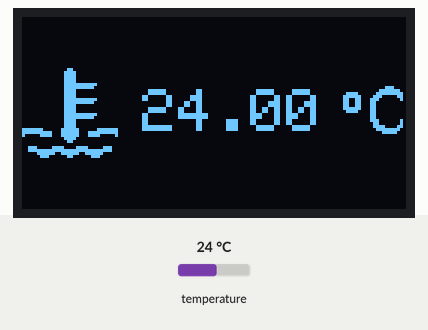
The sketch below on a simulated Arduino Uno, built with avr-gcc and run on an emulated ATmega328P. On the bench: 128×64 one-colour display. Inputs (shaded band) come from the test bench; at power-on: temperature 24 °C.

Above: at 2.3 s.
2.4 s: temperature set to 12 °C
At 5.0 s:
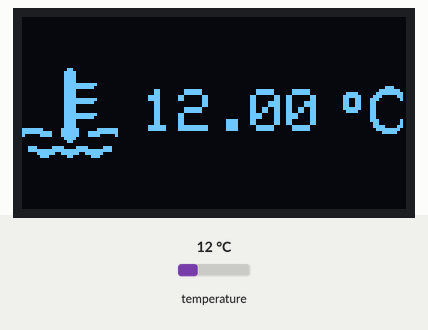
5.6 s: temperature set to 19 °C
At 7.2 s:
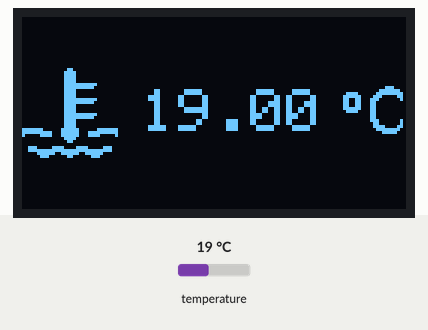
8.8 s: temperature set to 28 °C
At 11.6 s:
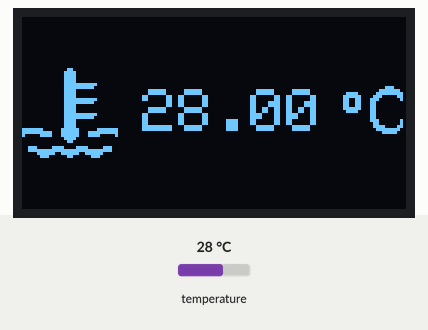
Timing chart, 0 to 13.1 s (numbered marks = the images above; inputs shaded):
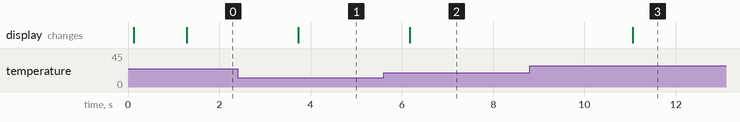

The sketch:

v1.ino
```cpp
#include <SPI.h>
#include <Wire.h>
#include <OneWire.h>
#include <Adafruit_GFX.h>
#include <Adafruit_SSD1306.h>
#include "DHT.h"
#define OLED_RESET 4
#define DHTPIN 8         // what pin we're connected to dht's data pin
#define DHTPIN_VDD 7     // what pin we're connected to dht's vcc pin
#define DHTPIN_GND 10     // what pin we're connected to dht's gnd pin
#define DHTTYPE DHT22
OneWire  ds(12);
DHT dht(DHTPIN, DHTTYPE, 6);
Adafruit_SSD1306 display(OLED_RESET);
float celsius=25;
const  unsigned char   PROGMEM bitmaptt [] = {
0x00, 0x00, 0x00, 0x00, 0x00, 0x03, 0xC0, 0x00, 0x00, 0x06, 0x60, 0x00, 0x00, 0x04, 0x20, 0x00,
0x00, 0x04, 0x20, 0x00, 0x00, 0x04, 0x20, 0x00, 0x00, 0x04, 0x20, 0x00, 0x00, 0x04, 0x20, 0x00,
0x00, 0x04, 0x20, 0x00, 0x00, 0x04, 0x20, 0x00, 0x00, 0x04, 0x20, 0x00, 0x00, 0x04, 0x20, 0x00,
0x00, 0x04, 0x20, 0x00, 0x00, 0x05, 0xA0, 0x00, 0x00, 0x05, 0xA0, 0x00, 0x00, 0x05, 0xA0, 0x00,
0x00, 0x05, 0xA0, 0x00, 0x00, 0x05, 0xA0, 0x00, 0x00, 0x05, 0xA0, 0x00, 0x00, 0x05, 0xA0, 0x00,
0x00, 0x05, 0xA0, 0x00, 0x00, 0x05, 0xA0, 0x00, 0x00, 0x05, 0xA0, 0x00, 0x00, 0x0D, 0xB0, 0x00,
0x00, 0x1B, 0xD0, 0x00, 0x00, 0x17, 0xE8, 0x00, 0x00, 0x17, 0xE8, 0x00, 0x00, 0x17, 0xE8, 0x00,
0x00, 0x17, 0xE8, 0x00, 0x00, 0x1B, 0xD8, 0x00, 0x00, 0x0C, 0x30, 0x00, 0x00, 0x07, 0xE0, 0x00


};
const unsigned char PROGMEM water [] = {
0x00, 0x00, 0x00, 0x00, 0x00, 0x01, 0x80, 0x00, 0x00, 0x03, 0xC0, 0x00, 0x00, 0x03, 0xC0, 0x00,
0x00, 0x07, 0xE0, 0x00, 0x00, 0x0F, 0xF0, 0x00, 0x00, 0x1F, 0xF8, 0x00, 0x00, 0x1F, 0xF8, 0x00,
0x00, 0x3B, 0xFC, 0x00, 0x00, 0x7B, 0xFE, 0x00, 0x00, 0x73, 0xFE, 0x00, 0x00, 0xE7, 0xFF, 0x00,
0x00, 0xE7, 0xFF, 0x00, 0x01, 0xC7, 0xFF, 0x80, 0x01, 0xCF, 0xFF, 0x80, 0x03, 0x8F, 0xFF, 0xC0,
0x03, 0x8F, 0xFF, 0xC0, 0x03, 0x0F, 0xFF, 0xC0, 0x07, 0x0F, 0xFF, 0xE0, 0x07, 0x1F, 0xFF, 0xE0,
0x07, 0x1F, 0xFF, 0xE0, 0x07, 0x1F, 0xFF, 0xE0, 0x07, 0x1F, 0xFF, 0xE0, 0x07, 0x1F, 0xFF, 0xE0,
0x03, 0x8F, 0xFF, 0xC0, 0x03, 0x8F, 0xFF, 0xC0, 0x01, 0xCF, 0xFF, 0x80, 0x01, 0xEF, 0xFF, 0x80,
0x00, 0xFF, 0xFF, 0x00, 0x00, 0x7F, 0xFE, 0x00, 0x00, 0x1F, 0xF8, 0x00, 0x00, 0x03, 0xC0, 0x00
};
const unsigned char PROGMEM C [] = {
0x00, 0x00, 0x00, 0x00, 0x00, 0x00, 0x00, 0x00, 0x00, 0x00, 0x00, 0xE0, 0x00, 0x03, 0xF8, 0x1E,
0x07, 0xFC, 0x3F, 0x0E, 0x0C, 0x33, 0x1C, 0x04, 0x33, 0x18, 0x00, 0x33, 0x18, 0x00, 0x3F, 0x18,
0x00, 0x1E, 0x18, 0x00, 0x00, 0x18, 0x00, 0x00, 0x18, 0x00, 0x00, 0x1C, 0x04, 0x00, 0x0C, 0x04,
0x00, 0x0F, 0x0C, 0x00, 0x07, 0xF8, 0x00, 0x01, 0xF0, 0x00, 0x00, 0x00, 0x00, 0x00, 0x00, 0x00,
0x00, 0x00, 0x00, 0x00, 0x00, 0x00, 0x00, 0x00,
};
const unsigned char PROGMEM Temperature_water_p [] = {
0x00, 0x00, 0x00, 0x00, 0x00, 0x01, 0x80, 0x00, 0x00, 0x03, 0xC0, 0x00, 0x00, 0x03, 0xC0, 0x00,
0x00, 0x03, 0xC0, 0x00, 0x00, 0x03, 0xC0, 0x00, 0x00, 0x03, 0xFF, 0x80, 0x00, 0x03, 0xFF, 0x00,
0x00, 0x03, 0xC0, 0x00, 0x00, 0x03, 0xC0, 0x00, 0x00, 0x03, 0xC0, 0x00, 0x00, 0x03, 0xFF, 0x80,
0x00, 0x03, 0xFF, 0x00, 0x00, 0x03, 0xC0, 0x00, 0x00, 0x03, 0xC0, 0x00, 0x00, 0x03, 0xC0, 0x00,
0x00, 0x03, 0xFF, 0x80, 0x00, 0x03, 0xFF, 0x00, 0x00, 0x03, 0xC0, 0x00, 0x00, 0x03, 0xC0, 0x00,
0x00, 0x03, 0xC0, 0x00, 0xFE, 0x07, 0xE0, 0x7F, 0xFF, 0xC7, 0xE3, 0xFF, 0x83, 0xC7, 0xE3, 0xC1,
0x00, 0x03, 0xC0, 0x00, 0x00, 0x01, 0x80, 0x00, 0x00, 0x00, 0x00, 0x00, 0x38, 0x3C, 0x3C, 0x1C,
0x3F, 0xFF, 0xFF, 0xFC, 0x07, 0xE7, 0xE7, 0xE0, 0x03, 0x81, 0x81, 0xC0, 0x00, 0x00, 0x00, 0x00

};

void setup()   {
   pinMode(DHTPIN_VDD, OUTPUT);
  pinMode(DHTPIN_GND, OUTPUT);
  digitalWrite(DHTPIN_VDD, HIGH);
  digitalWrite(DHTPIN_GND, LOW);
  delay(100);
  Serial.begin(9600);
  display.begin(SSD1306_SWITCHCAPVCC, 0x78 >> 1);
  display.clearDisplay();
  dht.begin();
  delay(1000);
}


void loop() {
//
//
//  display.clearDisplay();
//  float t = dht.readTemperature();
//  display.drawBitmap(0, 16,  bitmaptt, 32, 32,1);
//   display.drawBitmap(105, 20,  C, 24, 24,1);
//  display.setTextSize(2);display.setTextColor(WHITE);display.setCursor(40,24);
//  display.print(t);
//  display.display();
//  delay(2000);
  display.clearDisplay();
////float t = dht.readTemperature();
  Temperature_water();
  display.drawBitmap(0, 16,  Temperature_water_p, 32, 32,1);
   display.drawBitmap(105, 20,  C, 24, 24,1);
  display.setTextSize(2);display.setTextColor(WHITE);display.setCursor(40,24);
  display.print(celsius);
  display.display();
  delay(1000);
//  display.clearDisplay();
//  float h = dht.readHumidity();
//  display.drawBitmap(0, 16,  water, 32, 32,1);
//  display.setTextSize(2);display.setTextColor(WHITE);display.setCursor(40,24);
//  display.print(h);display.print("%");
//  display.display();
//  delay(2000);
}

void Temperature_water() {
  byte i;
  byte present = 0;
  byte type_s;
  byte data[12];
  byte addr[8];


  if ( !ds.search(addr)) {
    ds.reset_search();
    delay(250);
    return;
  }
  if (OneWire::crc8(addr, 7) != addr[7]) {
      return;
  }
  Serial.println();

  // the first ROM byte indicates which chip
  switch (addr[0]) {
    case 0x10:
      type_s = 1;
      break;
    case 0x28:
      type_s = 0;
      break;
    case 0x22:
      type_s = 0;
      break;
    default:
      return;
  }

  ds.reset();
  ds.select(addr);
  ds.write(0x44,1);         // start conversion, with parasite power on at the end

  delay(100);     // maybe 750ms is enough, maybe not
  // we might do a ds.depower() here, but the reset will take care of it.

  present = ds.reset();
  ds.select(addr);
  ds.write(0xBE);         // Read Scratchpad
  for ( i = 0; i < 9; i++) {           // we need 9 bytes
    data[i] = ds.read();
  }
  unsigned int raw = (data[1] << 8) | data[0];
  if (type_s) {
    raw = raw << 3; // 9 bit resolution default
    if (data[7] == 0x10) {
      // count remain gives full 12 bit resolution
      raw = (raw & 0xFFF0) + 12 - data[6];
    }
  } else {
    byte cfg = (data[4] & 0x60);
    if (cfg == 0x00) raw = raw << 3;  // 9 bit resolution, 93.75 ms
    else if (cfg == 0x20) raw = raw << 2; // 10 bit res, 187.5 ms
    else if (cfg == 0x40) raw = raw << 1; // 11 bit res, 375 ms
    // default is 12 bit resolution, 750 ms conversion time
  }
  celsius = (float)raw / 16.0;
}
```

Measured:
- after the input at 2.4 s, the display: changes after 1.3 s (image 1)
- after the input at 5.6 s, the display: changes after 0.57 s (image 2)
- after the input at 8.8 s, the display: changes after 2.3 s (image 3)
